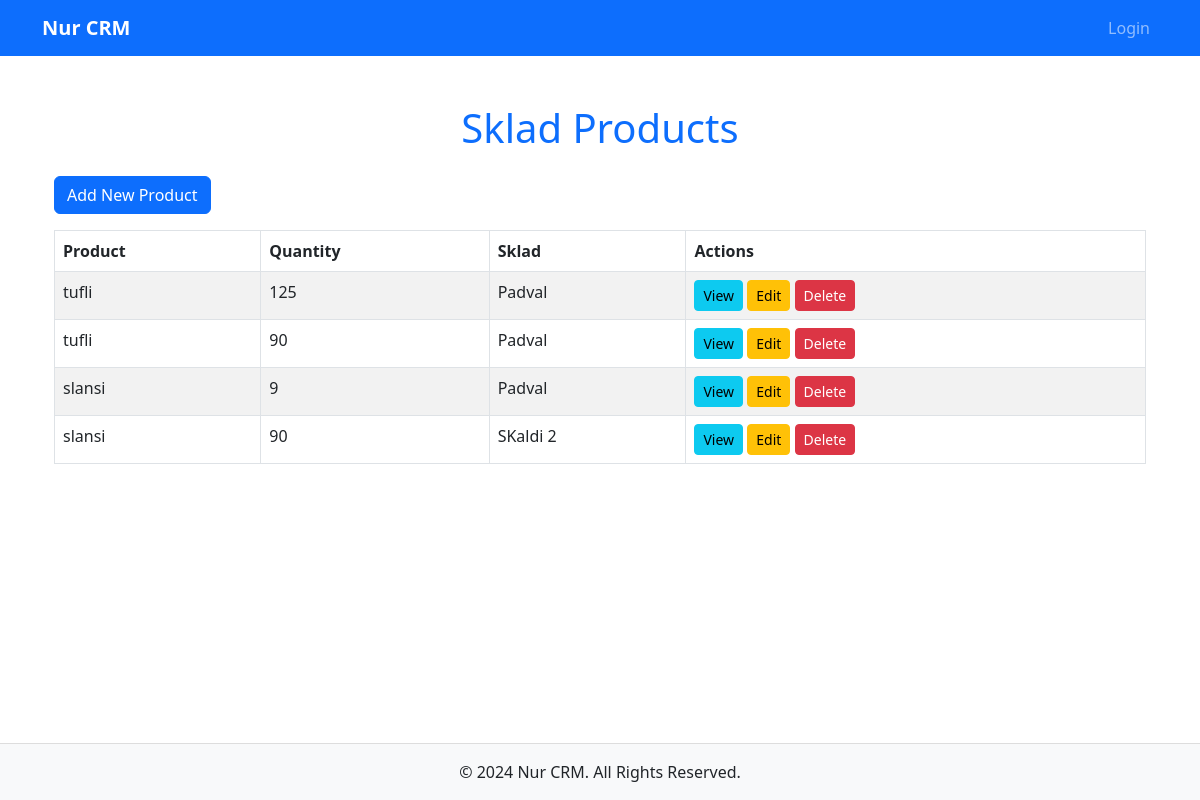
Page /nur/sklad-products/ on the earlier database version.
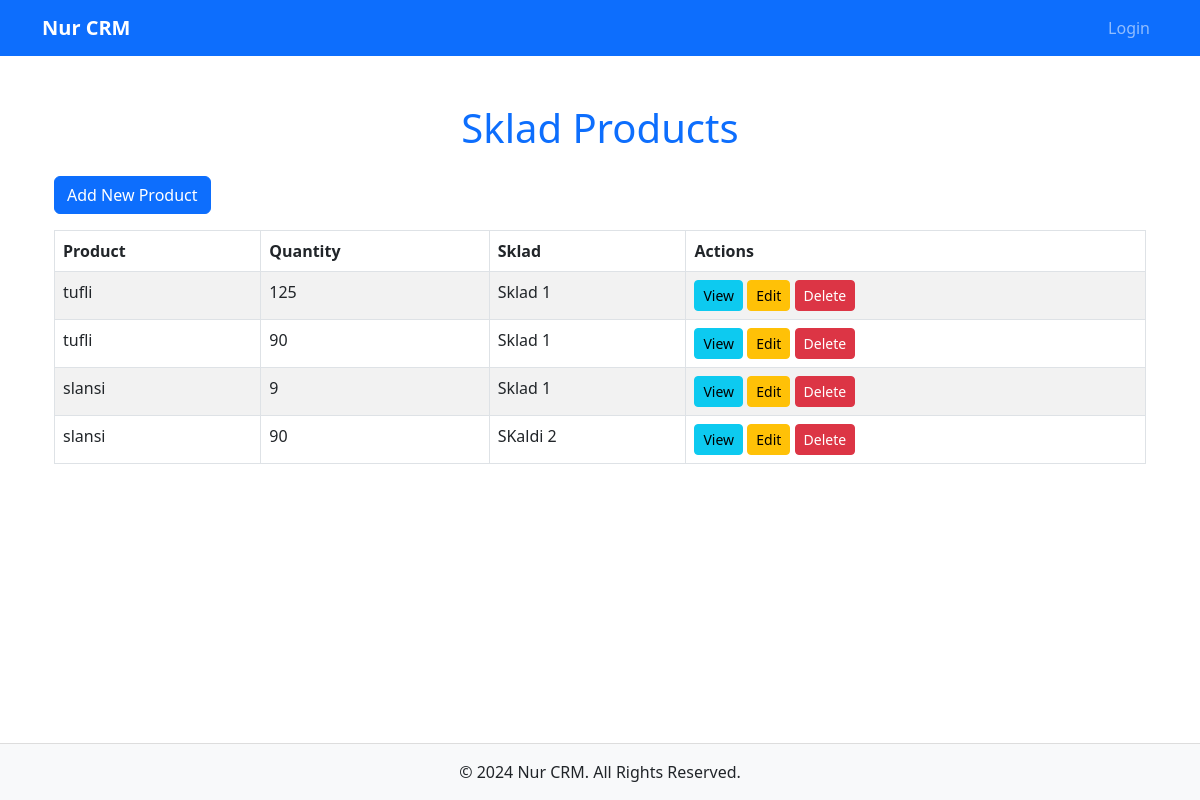
Same page on the later database version.
### Nur/models.py (models this page shows, shortened)
class SkladProduct(models.Model):
    sklad = models.ForeignKey("Nur.Sklad", on_delete=models.CASCADE, related_name="sklad_products")
    product = models.ForeignKey("Nur.Product", on_delete=models.CASCADE, related_name="sklad_products")
    quantity = models.PositiveIntegerField(default=0)
    is_active = models.BooleanField(default=True)

class Sklad(models.Model):
    name = models.CharField(max_length=50)
    location = models.CharField(max_length=50)
    is_active = models.BooleanField(default=True)

class Product(models.Model):
    user = models.ForeignKey("Nur.CustomUser", on_delete=models.CASCADE)
    category = models.ForeignKey("Nur.Category", on_delete=models.CASCADE, related_name="products")
    title = models.CharField(max_length=50, null=True, blank=True)
    index = models.CharField(max_length=50, unique=True, db_index=True, help_text="Unique identifier for the product")
    colour = models.ForeignKey("Nur.Colour", on_delete=models.CASCADE, related_name="products")
    price = models.DecimalField(max_digits=15, decimal_places=2, help_text="Current product price")
    cost_price = models.DecimalField(max_digits=15, decimal_places=2, help_text="Product cost price")  # Add this field
    up_to = models.DecimalField(max_digits=15, decimal_places=2, validators=[MinValueValidator(0)], help_text="Maximum quantity available")
    sold = models.DecimalField(max_digits=15, decimal_places=2, validators=[MinValueValidator(0)], help_text="Total quantity sold")
    created_at = models.DateTimeField(auto_now_add=True)
    updated_at = models.DateTimeField(auto_now=True)
    is_active = models.BooleanField(default=True)

### Nur/views.py (the view)
# urls.py: path('sklad-products/', SkladProductListView.as_view(), name='sklad-product-list'),
class SkladProductListView(generic.ListView):
    model = SkladProduct
    template_name = 'skladproduct/sklad_product_list.html'
    context_object_name = 'sklad_products'

### templates/skladproduct/sklad_product_list.html (shortened to what this page needs)
{% extends 'main/base.html' %}
{% block content %}
    <div class="container mt-4">
        <h1 class="text-center text-primary mb-4">Sklad Products</h1>
        <a href="{% url 'sklad-product-create' %}" class="btn btn-primary mb-3"> Add New Product</a>
        <div class="table-responsive">
            <table class="table table-bordered table-striped table-hover">
                <thead class="thead-dark">
                    <tr>
                        <th>Product</th>
                        <th>Quantity</th>
                        <th>Sklad</th>
                        <th>Actions</th>
                    </tr>
                </thead>
                <tbody>
                    {% for sklad_product in sklad_products %}
                        <tr>
                            <td>{{ sklad_product.product.title }}</td>
                            <td>{{ sklad_product.quantity }}</td>
                            <td>{{ sklad_product.sklad.name }}</td>
                            <td>
                                <a href="{% url 'sklad-product-detail' sklad_product.id %}" class="btn btn-info btn-sm">
                                     View
                                </a>
                                <a href="{% url 'sklad-product-update' sklad_product.id %}" class="btn btn-warning btn-sm">
                                     Edit
                                </a>
                                <a href="{% url 'sklad-product-delete' sklad_product.id %}" class="btn btn-danger btn-sm">
                                     Delete
                                </a>
                            </td>
                        </tr>
                    {% endfor %}
                </tbody>
            </table>
        </div>
    </div>
{% endblock %}

Differences in the rows shown:
changed through a linked row, SkladProduct (number 1 of 4 on the later page): sklad.name "Padval" → "Sklad 1"
changed through a linked row, SkladProduct (number 2 of 4 on the later page): sklad.name "Padval" → "Sklad 1"
changed through a linked row, SkladProduct (number 3 of 4 on the later page): sklad.name "Padval" → "Sklad 1"
